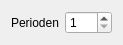
<?xml version="1.0" encoding="UTF-8"?>
<ui version="4.0">
 <class>VolatilityUI</class>
 <widget class="QWidget" name="VolatilityUI">
  <property name="geometry">
   <rect>
    <x>0</x>
    <y>0</y>
    <width>122</width>
    <height>34</height>
   </rect>
  </property>
  <property name="windowTitle">
   <string>RSI</string>
  </property>
  <layout class="QGridLayout" name="gridLayout">
   <item row="0" column="0">
    <layout class="QHBoxLayout" name="horizontalLayout_10">
     <item>
      <widget class="QLabel" name="peLabel">
       <property name="text">
        <string>Perioden</string>
       </property>
      </widget>
     </item>
     <item>
      <spacer name="horizontalSpacer_8">
       <property name="orientation">
        <enum>Qt::Horizontal</enum>
       </property>
       <property name="sizeHint" stdset="0">
        <size>
         <width>24</width>
         <height>20</height>
        </size>
       </property>
      </spacer>
     </item>
     <item>
      <widget class="QSpinBox" name="peSpinBox">
       <property name="minimum">
        <number>1</number>
       </property>
       <property name="maximum">
        <number>500</number>
       </property>
      </widget>
     </item>
    </layout>
   </item>
  </layout>
 </widget>
 <resources/>
 <connections/>
 <slots>
  <slot>setValues()</slot>
 </slots>
</ui>
